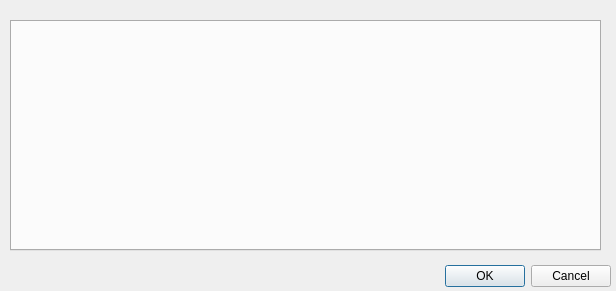
<?xml version="1.0" encoding="UTF-8"?>
<ui version="4.0">
 <class>Dialog</class>
 <widget class="QDialog" name="Dialog">
  <property name="geometry">
   <rect>
    <x>0</x>
    <y>0</y>
    <width>616</width>
    <height>291</height>
   </rect>
  </property>
  <property name="windowTitle">
   <string>Dialog</string>
  </property>
  <widget class="QDialogButtonBox" name="buttonBox">
   <property name="geometry">
    <rect>
     <x>270</x>
     <y>260</y>
     <width>341</width>
     <height>32</height>
    </rect>
   </property>
   <property name="orientation">
    <enum>Qt::Horizontal</enum>
   </property>
   <property name="standardButtons">
    <set>QDialogButtonBox::Cancel|QDialogButtonBox::Ok</set>
   </property>
  </widget>
  <widget class="QTabWidget" name="tabWidget">
   <property name="geometry">
    <rect>
     <x>10</x>
     <y>20</y>
     <width>591</width>
     <height>231</height>
    </rect>
   </property>
   <property name="currentIndex">
    <number>-1</number>
   </property>
  </widget>
 </widget>
 <resources/>
 <connections>
  <connection>
   <sender>buttonBox</sender>
   <signal>accepted()</signal>
   <receiver>Dialog</receiver>
   <slot>accept()</slot>
   <hints>
    <hint type="sourcelabel">
     <x>248</x>
     <y>254</y>
    </hint>
    <hint type="destinationlabel">
     <x>157</x>
     <y>274</y>
    </hint>
   </hints>
  </connection>
  <connection>
   <sender>buttonBox</sender>
   <signal>rejected()</signal>
   <receiver>Dialog</receiver>
   <slot>reject()</slot>
   <hints>
    <hint type="sourcelabel">
     <x>316</x>
     <y>260</y>
    </hint>
    <hint type="destinationlabel">
     <x>286</x>
     <y>274</y>
    </hint>
   </hints>
  </connection>
 </connections>
</ui>
